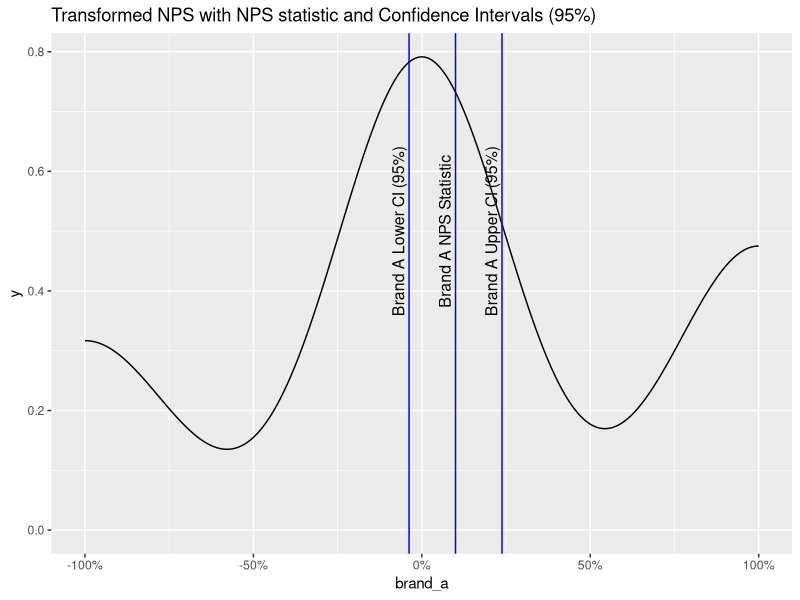

The R source for this figure: (Note: this script raises an error after producing the figure.)
## ---- chunk 1
knitr::opts_chunk$set(echo = TRUE)
## ---- chunk 2
n <- 100
n_promoters_brand_a <- 30
n_detractors_brand_a <- 20
n_passives_brand_a <- n - n_promoters_brand_a - n_detractors_brand_a

promoter_sample_brand_a <- rep(1, times = n_promoters_brand_a)
passive_sample_brand_a <- rep(0, times = n_passives_brand_a)
detractor_sample_brand_a <- rep(-1, times = n_detractors_brand_a)
brand_a <- c(promoter_sample_brand_a, passive_sample_brand_a, detractor_sample_brand_a)
## ---- chunk 3
cat(paste0(round(mean(brand_a),2)*100,"%"))
## ---- chunk 4
cat(paste0(round(var(brand_a),2)*100,"%"))
## ---- chunk 5
library(ggplot2)
library(scales)
ci_mean <- data.frame(vals = c(mean(brand_a) - 1.96*(sd(brand_a)/sqrt(length(brand_a))), mean(brand_a), mean(brand_a) + 1.96*(sd(brand_a)/sqrt(length(brand_a)))), labels = c('Brand A Lower CI (95%)', 'Brand A NPS Statistic', 'Brand A Upper CI (95%)'))

d <- ggplot() + aes(brand_a) + 
  geom_density() + geom_vline(data = ci_mean, aes(xintercept= vals), color="blue", size=0.5) + geom_text(data = ci_mean, aes(x=vals, y = 0.5, label = labels), size = 4, angle = 90, vjust = -0.4, ) + ggtitle(label = "Transformed NPS with NPS statistic and Confidence Intervals (95%)") + scale_x_continuous(labels = percent)
d
## ---- chunk 6
library(stringr)
library(ggplot2)
n <- 100
n_promoters_brand_b <- 30
n_detractors_brand_b <- 35
n_passives_brand_b <- n - n_promoters_brand_b - n_detractors_brand_b


promoter_sample_brand_b <- rep(1, times = n_promoters_brand_b)
passive_sample_brand_b <- rep(0, times = n_passives_brand_b)
detractor_sample_brand_b <- rep(-1, times = n_detractors_brand_b)
brand_b <- c(promoter_sample_brand_b, passive_sample_brand_b, detractor_sample_brand_b)
npss_brand_b <- mean(brand_b)

df <- data.table::as.data.table(cbind(brand_a, brand_b))
melted <- data.table::melt(df)

ci_mean_a <- data.frame(vals = c(mean(brand_a) - 1.96*(sd(brand_a)/sqrt(length(brand_a))), mean(brand_a), mean(brand_a) + 1.96*(sd(brand_a)/sqrt(length(brand_a)))), labels = c('Brand A Lower CI (95%)', 'Brand A NPS Statistic', 'Brand A Upper CI (95%)'))

ci_mean_b <- data.frame(vals = c(mean(brand_b) - 1.96*(sd(brand_a)/sqrt(length(brand_b))), mean(brand_b), mean(brand_b) + 1.96*(sd(brand_b)/sqrt(length(brand_b)))), labels = c('Brand B Lower CI (95%)', 'Brand B NPS Statistic', 'Brand B Upper CI (95%)'))

cis <- data.table::as.data.table(rbind(ci_mean_a, ci_mean_b))
cis[, brand := stringr::str_extract(labels, regex("Brand [AB]"))]


d <- ggplot(data = melted) + aes(x = value, fill = variable, alpha = 0.5) + geom_density() + geom_vline(data = cis, aes(xintercept= vals, color = brand), size=0.5) + geom_text(data = cis, aes(x = vals, label = labels))
##+ geom_text(data = ci_mean_a, aes(x=vals, y = 0.5, label = labels), size = 4, angle = 90, vjust = -0.4) + geom_vline(data = ci_mean_b, aes(xintercept= vals), color="red", size=0.5) + geom_text(data = ci_mean_b, aes(x=vals, y = 0.5, label = labels), size = 4, angle = 90, vjust = -0.4, )  + ggtitle(label = "NPS statistic and Confidence Intervals (95%) for Brands A and B") + scale_x_continuous(labels = percent)
d
